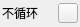
<?xml version="1.0" encoding="UTF-8"?>
<ui version="4.0">
 <class>VHallMenuWidgetItem</class>
 <widget class="QWidget" name="VHallMenuWidgetItem">
  <property name="geometry">
   <rect>
    <x>0</x>
    <y>0</y>
    <width>80</width>
    <height>27</height>
   </rect>
  </property>
  <property name="maximumSize">
   <size>
    <width>80</width>
    <height>27</height>
   </size>
  </property>
  <property name="windowTitle">
   <string>Form</string>
  </property>
  <layout class="QGridLayout" name="gridLayout">
   <property name="leftMargin">
    <number>2</number>
   </property>
   <property name="topMargin">
    <number>0</number>
   </property>
   <property name="rightMargin">
    <number>2</number>
   </property>
   <property name="bottomMargin">
    <number>0</number>
   </property>
   <property name="spacing">
    <number>0</number>
   </property>
   <item row="0" column="0">
    <widget class="QLabel" name="label">
     <property name="styleSheet">
      <string notr="true"/>
     </property>
     <property name="text">
      <string>不循环</string>
     </property>
     <property name="alignment">
      <set>Qt::AlignLeading|Qt::AlignLeft|Qt::AlignVCenter</set>
     </property>
    </widget>
   </item>
   <item row="0" column="1">
    <widget class="PushButton" name="exitBtn">
     <property name="sizePolicy">
      <sizepolicy hsizetype="Preferred" vsizetype="Preferred">
       <horstretch>0</horstretch>
       <verstretch>0</verstretch>
      </sizepolicy>
     </property>
     <property name="maximumSize">
      <size>
       <width>20</width>
       <height>20</height>
      </size>
     </property>
     <property name="text">
      <string/>
     </property>
    </widget>
   </item>
  </layout>
 </widget>
 <customwidgets>
  <customwidget>
   <class>PushButton</class>
   <extends>QPushButton</extends>
   <header>push_button.h</header>
  </customwidget>
 </customwidgets>
 <resources/>
 <connections/>
</ui>
